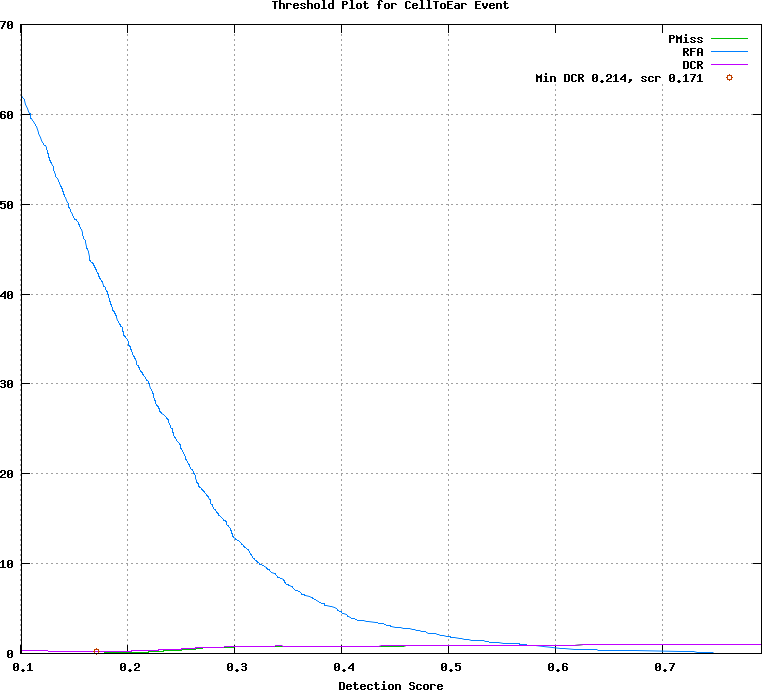

Here is the gnuplot script that generated this plot:
## GNUPLOT command file
set terminal postscript color
set style data lines
set title 'Threshold Plot for CellToEar Event'
set xlabel 'Detection Score'
set grid
set size ratio 0.85
plot [0.101000:0.793000]  \
  'test.det.CellToEar_Event.dat.1' using 1:4 title 'PMiss' with lines lt 2, \
  'test.det.CellToEar_Event.dat.1' using 1:5 title 'RFA' with lines lt 3, \
  'test.det.CellToEar_Event.dat.1' using 1:6 title 'DCR' with lines lt 4, \
  'test.det.CellToEar_Event.dat.2' using 1:2 title 'Min DCR 0.214, scr 0.171' with points lt 6
